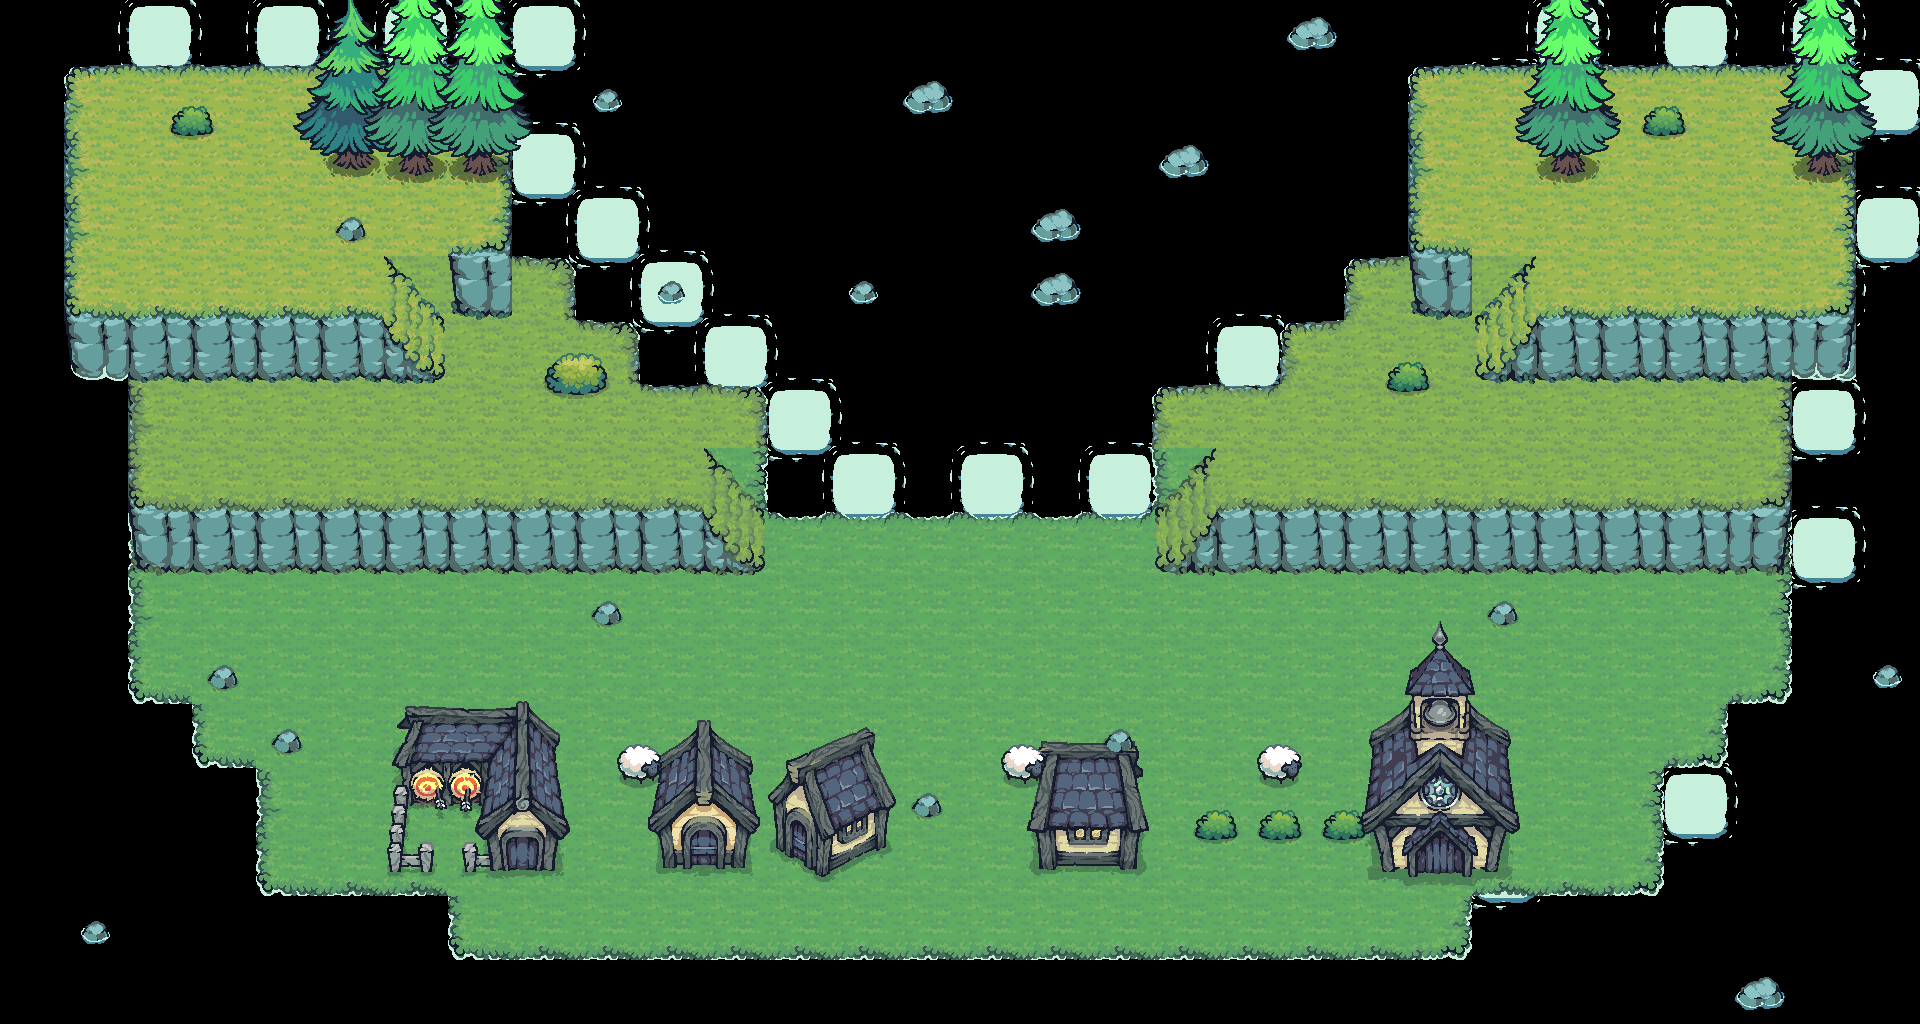

Rendered tile map (Tiled .tmx) drawn with the repository's tilesets; below, a short description and the map source with its tile grids summarised:
An orthogonal 30x16 tile map with 64x64 px tiles, 6 tile layers (foam, ground, level1, level2, ...), 31 tilesets.

<map version="1.10" tiledversion="1.11.2" orientation="orthogonal" renderorder="right-down" width="30" height="16" tilewidth="64" tileheight="64" infinite="0" nextlayerid="7" nextobjectid="1">
 <tileset firstgid="1" name="tiles1" tilewidth="64" tileheight="64" tilecount="54" columns="9">
  <image source="images/tiles/Tilemap_color3.png" width="576" height="384" />
 </tileset>
 <tileset firstgid="55" name="tiles1" tilewidth="64" tileheight="64" tilecount="54" columns="9">
  <image source="images/tiles/Tilemap_color1.png" width="576" height="384" />
 </tileset>
 <tileset firstgid="109" name="tiles2" tilewidth="64" tileheight="64" tilecount="54" columns="9">
  <image source="images/tiles/Tilemap_color2.png" width="576" height="384" />
 </tileset>
 <tileset firstgid="163" name="foam" tilewidth="192" tileheight="192" tilecount="16" columns="16">
  <image source="images/tiles/Water Foam.png" width="3072" height="192" />
  <tile id="0">
   <animation>
    <frame tileid="0" duration="100" />
    <frame tileid="1" duration="100" />
    <frame tileid="2" duration="100" />
    <frame tileid="3" duration="100" />
    <frame tileid="4" duration="100" />
    <frame tileid="5" duration="100" />
    <frame tileid="6" duration="100" />
    <frame tileid="7" duration="100" />
    <frame tileid="8" duration="100" />
    <frame tileid="9" duration="100" />
    <frame tileid="10" duration="100" />
    <frame tileid="11" duration="100" />
    <frame tileid="12" duration="100" />
   </animation>
  </tile>
 </tileset>
 <tileset firstgid="179" name="Water Rocks_01" tilewidth="64" tileheight="64" tilecount="16" columns="16">
  <image source="images/decorations/Water Rocks_01.png" width="1024" height="64" />
  <tile id="0">
   <animation>
    <frame tileid="0" duration="100" />
    <frame tileid="1" duration="100" />
    <frame tileid="2" duration="100" />
    <frame tileid="3" duration="100" />
    <frame tileid="4" duration="100" />
    <frame tileid="5" duration="100" />
    <frame tileid="6" duration="100" />
    <frame tileid="7" duration="100" />
    <frame tileid="8" duration="100" />
    <frame tileid="9" duration="100" />
    <frame tileid="10" duration="100" />
    <frame tileid="11" duration="100" />
    <frame tileid="12" duration="100" />
    <frame tileid="13" duration="100" />
    <frame tileid="14" duration="100" />
    <frame tileid="15" duration="100" />
   </animation>
  </tile>
 </tileset>
 <tileset firstgid="195" name="Water Rocks_02" tilewidth="64" tileheight="64" tilecount="16" columns="16">
  <image source="images/decorations/Water Rocks_02.png" width="1024" height="64" />
  <tile id="0">
   <animation>
    <frame tileid="0" duration="100" />
    <frame tileid="1" duration="100" />
    <frame tileid="2" duration="100" />
    <frame tileid="3" duration="100" />
    <frame tileid="4" duration="100" />
    <frame tileid="5" duration="100" />
    <frame tileid="6" duration="100" />
    <frame tileid="7" duration="100" />
    <frame tileid="8" duration="100" />
    <frame tileid="9" duration="100" />
    <frame tileid="10" duration="100" />
    <frame tileid="11" duration="100" />
    <frame tileid="12" duration="100" />
    <frame tileid="13" duration="100" />
    <frame tileid="14" duration="100" />
    <frame tileid="15" duration="100" />
   </animation>
  </tile>
 </tileset>
 <tileset firstgid="211" name="Rock4" tilewidth="64" tileheight="64" tilecount="1" columns="1">
  <image source="images/decorations/Rock4.png" width="64" height="64" />
 </tileset>
 <tileset firstgid="212" name="Rock1" tilewidth="64" tileheight="64" tilecount="1" columns="1">
  <image source="images/decorations/Rock1.png" width="64" height="64" />
 </tileset>
 <tileset firstgid="213" name="Bushe2" tilewidth="128" tileheight="128" tilecount="8" columns="8">
  <image source="images/decorations/Bushe2.png" width="1024" height="128" />
  <tile id="0">
   <animation>
    <frame tileid="0" duration="100" />
    <frame tileid="1" duration="100" />
    <frame tileid="2" duration="100" />
    <frame tileid="3" duration="100" />
    <frame tileid="4" duration="100" />
    <frame tileid="5" duration="100" />
    <frame tileid="6" duration="100" />
    <frame tileid="7" duration="100" />
   </animation>
  </tile>
 </tileset>
 <tileset firstgid="221" name="Bushe4" tilewidth="128" tileheight="128" tilecount="8" columns="8">
  <image source="images/decorations/Bushe4.png" width="1024" height="128" />
  <tile id="0">
   <animation>
    <frame tileid="1" duration="100" />
    <frame tileid="2" duration="100" />
    <frame tileid="3" duration="100" />
    <frame tileid="4" duration="100" />
    <frame tileid="5" duration="100" />
    <frame tileid="6" duration="100" />
    <frame tileid="7" duration="100" />
   </animation>
  </tile>
 </tileset>
 <tileset firstgid="229" name="Tree1" tilewidth="192" tileheight="256" tilecount="8" columns="8">
  <image source="images/decorations/Tree1.png" width="1536" height="256" />
  <tile id="0">
   <animation>
    <frame tileid="0" duration="100" />
    <frame tileid="1" duration="100" />
    <frame tileid="2" duration="100" />
    <frame tileid="3" duration="100" />
    <frame tileid="4" duration="100" />
    <frame tileid="5" duration="100" />
    <frame tileid="6" duration="100" />
    <frame tileid="7" duration="100" />
   </animation>
  </tile>
 </tileset>
 <tileset firstgid="237" name="Tree3" tilewidth="192" tileheight="192" tilecount="8" columns="8">
  <image source="images/decorations/Tree3.png" width="1536" height="192" />
  <tile id="0">
   <animation>
    <frame tileid="0" duration="100" />
    <frame tileid="1" duration="100" />
    <frame tileid="2" duration="100" />
    <frame tileid="3" duration="100" />
    <frame tileid="4" duration="100" />
    <frame tileid="5" duration="100" />
    <frame tileid="6" duration="100" />
    <frame tileid="7" duration="100" />
   </animation>
  </tile>
 </tileset>
 <tileset firstgid="245" name="Sheep_Idle" tilewidth="128" tileheight="128" tilecount="6" columns="6">
  <image source="images/decorations/Sheep_Idle.png" width="768" height="128" />
  <tile id="0">
   <animation>
    <frame tileid="0" duration="100" />
    <frame tileid="1" duration="100" />
    <frame tileid="2" duration="100" />
    <frame tileid="3" duration="100" />
    <frame tileid="4" duration="100" />
    <frame tileid="5" duration="100" />
   </animation>
  </tile>
 </tileset>
 <tileset firstgid="251" name="Tree2" tilewidth="192" tileheight="256" tilecount="8" columns="8">
  <image source="images/decorations/Tree2.png" width="1536" height="256" />
  <tile id="0">
   <animation>
    <frame tileid="0" duration="100" />
    <frame tileid="1" duration="100" />
    <frame tileid="2" duration="100" />
    <frame tileid="3" duration="100" />
    <frame tileid="4" duration="100" />
    <frame tileid="5" duration="100" />
    <frame tileid="6" duration="100" />
    <frame tileid="7" duration="100" />
   </animation>
  </tile>
 </tileset>
 <tileset firstgid="259" name="Bushe1" tilewidth="128" tileheight="128" tilecount="8" columns="8">
  <image source="images/decorations/Bushe1.png" width="1024" height="128" />
  <tile id="0">
   <animation>
    <frame tileid="0" duration="100" />
    <frame tileid="1" duration="100" />
    <frame tileid="2" duration="100" />
    <frame tileid="3" duration="100" />
    <frame tileid="4" duration="100" />
    <frame tileid="5" duration="100" />
    <frame tileid="6" duration="100" />
    <frame tileid="7" duration="100" />
   </animation>
  </tile>
 </tileset>
 <tileset firstgid="267" name="Stump 1" tilewidth="64" tileheight="64" tilecount="12" columns="3">
  <image source="images/decorations/Stump 1.png" width="192" height="256" />
 </tileset>
 <tileset firstgid="279" name="Bushe3" tilewidth="128" tileheight="128" tilecount="8" columns="8">
  <image source="images/decorations/Bushe3.png" width="1024" height="128" />
  <tile id="0">
   <animation>
    <frame tileid="0" duration="100" />
    <frame tileid="1" duration="100" />
    <frame tileid="2" duration="100" />
    <frame tileid="3" duration="100" />
    <frame tileid="4" duration="100" />
    <frame tileid="5" duration="100" />
    <frame tileid="6" duration="100" />
    <frame tileid="7" duration="100" />
   </animation>
  </tile>
 </tileset>
 <tileset firstgid="287" name="Water Rocks_03" tilewidth="64" tileheight="64" tilecount="16" columns="16">
  <image source="images/decorations/Water Rocks_03.png" width="1024" height="64" />
  <tile id="0">
   <animation>
    <frame tileid="0" duration="100" />
    <frame tileid="1" duration="100" />
    <frame tileid="2" duration="100" />
    <frame tileid="3" duration="100" />
    <frame tileid="4" duration="100" />
    <frame tileid="5" duration="100" />
    <frame tileid="6" duration="100" />
    <frame tileid="7" duration="100" />
    <frame tileid="8" duration="100" />
    <frame tileid="9" duration="100" />
    <frame tileid="10" duration="100" />
    <frame tileid="11" duration="100" />
    <frame tileid="12" duration="100" />
    <frame tileid="13" duration="100" />
    <frame tileid="14" duration="100" />
    <frame tileid="15" duration="100" />
   </animation>
  </tile>
 </tileset>
 <tileset firstgid="303" name="Water Rocks_04" tilewidth="64" tileheight="64" tilecount="16" columns="16">
  <image source="images/decorations/Water Rocks_04.png" width="1024" height="64" />
  <tile id="0">
   <animation>
    <frame tileid="0" duration="100" />
    <frame tileid="1" duration="100" />
    <frame tileid="2" duration="100" />
    <frame tileid="3" duration="100" />
    <frame tileid="4" duration="100" />
    <frame tileid="5" duration="100" />
    <frame tileid="6" duration="100" />
    <frame tileid="7" duration="100" />
    <frame tileid="8" duration="100" />
    <frame tileid="9" duration="100" />
    <frame tileid="10" duration="100" />
    <frame tileid="11" duration="100" />
    <frame tileid="12" duration="100" />
    <frame tileid="13" duration="100" />
    <frame tileid="14" duration="100" />
    <frame tileid="15" duration="100" />
   </animation>
  </tile>
 </tileset>
 <tileset firstgid="319" name="Stump 3" tilewidth="64" tileheight="64" tilecount="12" columns="3">
  <image source="images/decorations/Stump 3.png" width="192" height="256" />
 </tileset>
 <tileset firstgid="331" name="tiles1" tilewidth="64" tileheight="64" tilecount="54" columns="9">
  <image source="images/tiles/Tilemap_color1.png" width="576" height="384" />
 </tileset>
 <tileset firstgid="385" name="foam" tilewidth="192" tileheight="192" tilecount="16" columns="16">
  <image source="images/tiles/Water Foam.png" width="3072" height="192" />
  <tile id="0">
   <animation>
    <frame tileid="0" duration="100" />
    <frame tileid="1" duration="100" />
    <frame tileid="2" duration="100" />
    <frame tileid="3" duration="100" />
    <frame tileid="4" duration="100" />
    <frame tileid="5" duration="100" />
    <frame tileid="6" duration="100" />
    <frame tileid="7" duration="100" />
    <frame tileid="8" duration="100" />
    <frame tileid="9" duration="100" />
    <frame tileid="10" duration="100" />
    <frame tileid="11" duration="100" />
    <frame tileid="12" duration="100" />
   </animation>
  </tile>
 </tileset>
 <tileset firstgid="401" name="foam" tilewidth="192" tileheight="192" tilecount="16" columns="16">
  <image source="images/tiles/Water Foam.png" width="3072" height="192" />
  <tile id="0">
   <animation>
    <frame tileid="0" duration="100" />
    <frame tileid="1" duration="100" />
    <frame tileid="2" duration="100" />
    <frame tileid="3" duration="100" />
    <frame tileid="4" duration="100" />
    <frame tileid="5" duration="100" />
    <frame tileid="6" duration="100" />
    <frame tileid="7" duration="100" />
    <frame tileid="8" duration="100" />
    <frame tileid="9" duration="100" />
    <frame tileid="10" duration="100" />
    <frame tileid="11" duration="100" />
    <frame tileid="12" duration="100" />
   </animation>
  </tile>
 </tileset>
 <tileset firstgid="417" name="Stump 1" tilewidth="64" tileheight="64" tilecount="12" columns="3">
  <image source="images/decorations/Stump 1.png" width="192" height="256" />
 </tileset>
 <tileset firstgid="429" name="Stump 3" tilewidth="64" tileheight="64" tilecount="12" columns="3">
  <image source="images/decorations/Stump 3.png" width="192" height="256" />
 </tileset>
 <tileset firstgid="441" name="tiles1" tilewidth="64" tileheight="64" tilecount="54" columns="9">
  <image source="images/tiles/Tilemap_color3.png" width="576" height="384" />
 </tileset>
 <tileset firstgid="400" name="deco-house1" tilewidth="128" tileheight="192" tilecount="1" columns="1">
  <image source="../images/buildings/Black/House1.png" width="128" height="192" />
 </tileset>
 <tileset firstgid="401" name="deco-house2" tilewidth="128" tileheight="192" tilecount="1" columns="1">
  <image source="../images/buildings/Black/House2.png" width="128" height="192" />
 </tileset>
 <tileset firstgid="402" name="deco-house3" tilewidth="128" tileheight="192" tilecount="1" columns="1">
  <image source="../images/buildings/Black/House3.png" width="128" height="192" />
 </tileset>
 <tileset firstgid="403" name="deco-monastery" tilewidth="192" tileheight="320" tilecount="1" columns="1">
  <image source="../images/buildings/Black/Monastery.png" width="192" height="320" />
 </tileset>
 <tileset firstgid="404" name="deco-archery" tilewidth="192" tileheight="256" tilecount="1" columns="1">
  <image source="../images/buildings/Black/Archery.png" width="192" height="256" />
 </tileset>
 <layer id="1" name="foam" width="30" height="16">
  <data>[480 cells, 39 non-empty, 1 distinct tile ids]</data>
 </layer>
 <layer id="2" name="ground" width="30" height="16">
  <data>[480 cells, 276 non-empty, 9 distinct tile ids]</data>
 </layer>
 <layer id="3" name="level1" width="30" height="16">
  <data>[480 cells, 136 non-empty, 17 distinct tile ids]</data>
 </layer>
 <layer id="4" name="level2" width="30" height="16">
  <data>[480 cells, 68 non-empty, 17 distinct tile ids]</data>
 </layer>
 <layer id="5" name="buildings" width="30" height="16">
  <data>[480 cells, 5 non-empty, 5 distinct tile ids]</data>
 </layer>
 <layer id="6" name="deco" width="30" height="16">
  <data>[480 cells, 36 non-empty, 9 distinct tile ids]</data>
 </layer>
</map>
